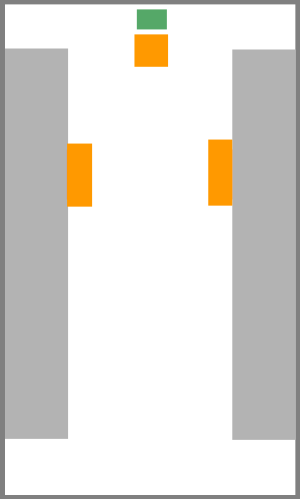
#> input picture data/2Ped.png, 300 x 499 px, given in place of supermarket.jpg, which was not available
$ python nigiwai_vadare.py
#> lines starting #> are read from the running program, lines starting #| are printed output that depends on the picture
#!/usr/bin/env python
import os, gzip, glob
import pandas as pd
import argparse
import numpy as np
from PIL import ImageFont, Image, ImageDraw, ImageOps
import matplotlib.pyplot as plt
from tqdm import tqdm
import json
import cv2


# ROI placed on a uniform grid
def ROI_grid(width, height, roi_nx_ny):
    rX, rY = np.meshgrid(np.linspace(0,width,roi_nx_ny[0]),np.linspace(0,height,roi_nx_ny[1]))
    rX = rX.ravel()
    rY = rY.ravel()
    return(rX,rY)

# %%  interpolate trajectory from Vadare output txt
def load_vadere(df, scale, start_frame, end_frame, frame_skip):
    nPed = int(df['pedestrianId'].max())
    df['pedestrianId'] -= 1 # PID start with 0
    X = np.full((nPed,end_frame),np.nan)  # (pid,frame),  x == nan means the person is not in the field
    Y = np.full((nPed,end_frame),np.nan)  # (pid,frame)
    print("Interpolating pedestrian trajectory...")
    for pid,tid,st,et,sx,ex,sy,ey in tqdm(zip(df['pedestrianId'],df['targetId-PID2'],df['simTime'],df['endTime-PID1'],df['startX-PID1'],df['endX-PID1'],df['startY-PID1'],df['endY-PID1']),total=df.shape[0]):
        pid = int(pid)
        start_fr = max(int(round(st/frame_skip)),start_frame)
        end_fr = min(int(round(et/frame_skip))+1,end_frame)
        X[pid,start_fr:end_fr] = np.linspace(sx,ex, end_fr-start_fr)
        Y[pid,start_fr:end_fr] = np.linspace(sy,ey, end_fr-start_fr)
    return(scale*X,scale*Y)


parser = argparse.ArgumentParser()
parser.add_argument('--input', '-i', default='supermarket.txt', type=str, help='Vadere trajectory file')
parser.add_argument('--outdir', '-o', default='output', type=str, help='name of the output dir')
parser.add_argument('--background', '-bg', default='', type=str, help='background image/video')
parser.add_argument('--start_frame', '-sf', default=0, type=int, help='start frame')
parser.add_argument('--end_frame', '-ef', default=-1, type=int, help='end frame')
parser.add_argument('--frame_skip', '-fs', default=1.0, type=float, help='sampling interval (unit time)')
parser.add_argument('--alpha', '-a', default=0.9, type=float, help='weight for moving average for coordinates')
parser.add_argument('--beta', '-b', default=0.9, type=float, help='weight for moving average for velocity')
parser.add_argument('--gamma', '-g', default=1, type=float, help='weight for moving average for nigiwai')
parser.add_argument('--lambda_V', '-lV', default=0.01, type=float, help='weight')
parser.add_argument('--lambda_D', '-lD', default=4.0, type=float, help='weight')
parser.add_argument('--min_V', '-mV', default=0.01, type=float, help='velocity below this value will be regarded as 0')
parser.add_argument('--min_D', '-mD', default=4.0, type=float, help='distance below this value will be regarded as 0')
parser.add_argument('--scale', '-sc', default=10.0, type=float, help='spatial scaling')
parser.add_argument('--amplitude_ped', '-ap', default=5000.0, type=float, help='multiplier for pedestrian Nigiwai score')
parser.add_argument('--amplitude_roi', '-ar', default=5000.0, type=float, help='multiplier for ROI Nigiwai score')
parser.add_argument('--write_image_every', '-w', type=int, default=1)
parser.add_argument('--output_video', '-ov', action='store_true')
parser.add_argument('--online', action='store_true', help="online update of pedestrians (maybe slower)")
parser.add_argument('--roi_nx_ny', '-rn', default=[48,80], type=int, nargs="*", help='Number of the uniform ROI points nx,ny')
args = parser.parse_args()

if args.online:
    from nigiwai_dict import Nigiwai_dict, output_files
else:
    from nigiwai import Nigiwai

fn, ext = os.path.splitext(args.input)
args.output = os.path.join(args.outdir,os.path.basename(fn))
print("Find outputs in {}".format(args.outdir))
os.makedirs(args.outdir, exist_ok=True)
with open(os.path.join(args.outdir,"args.json"), 'w') as f:
    json.dump(vars(args), f, indent=4)

if not args.background:
    args.background = fn+".jpg"

if args.output_video:
    bg_img = cv2.imread(args.background)[::-1]  # flip
    height,width,_  = bg_img.shape
    fourcc =cv2.VideoWriter_fourcc(*"mp4v")
    video = cv2.VideoWriter(args.output+'.mp4', fourcc, 15, (width,height))
else:
    bg_img = ImageOps.flip(Image.open(args.background).convert('RGB'))  # image upside down
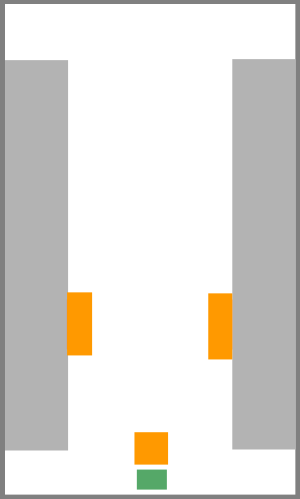
#> bg_img: PIL image 300x499 RGB; mean R, G, B 223.3, 220.7, 216.1
    width,height  = bg_img.size
#> width = 300; height = 499
print("Area size: ",width,height)
#| Area size:  300 499

# %%
fn, ext = os.path.splitext(args.input)

#> (the run stopped early here; a loop or call above may not have finished)

$ run again, on data/Passing_circulate_fix.png
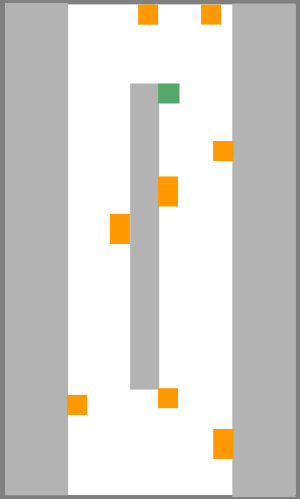
#> input picture data/Passing_circulate_fix.png, 300 x 499 px, given in place of supermarket.jpg, which was not available
#> `bg_img = ImageOps.flip(Image.open(args.background).convert('RGB'))`:
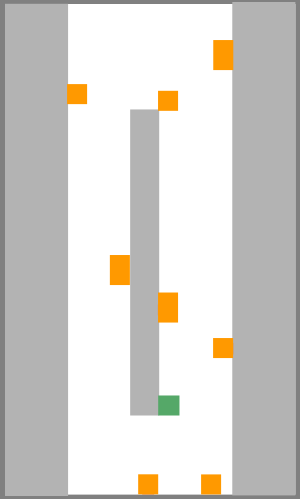
#> bg_img: PIL image 300x499 RGB; mean R, G, B 212.7, 210.3, 206.2
#| Area size:  300 499

$ run again, on data/Shopping_circulate_fix.png
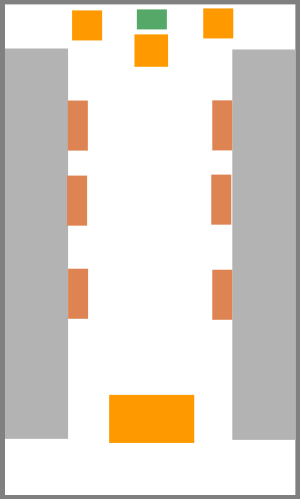
#> input picture data/Shopping_circulate_fix.png, 300 x 499 px, given in place of supermarket.jpg, which was not available
#> `bg_img = ImageOps.flip(Image.open(args.background).convert('RGB'))`:
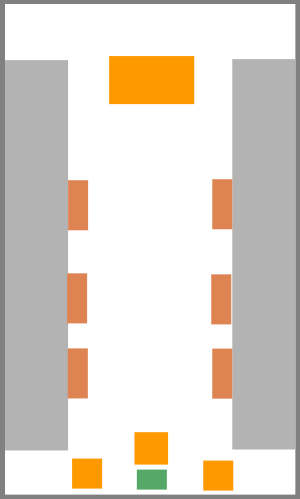
#> bg_img: PIL image 300x499 RGB; mean R, G, B 221.9, 213.9, 204.5
#| Area size:  300 499
